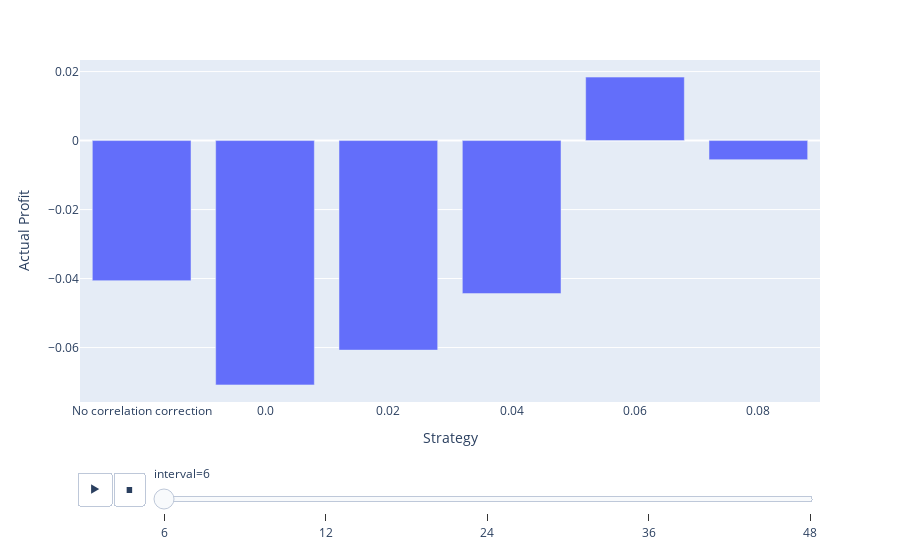

Notebook cell for this chart:
### Code cell
px.bar(final_df,x='Strategy',y='Actual Profit',animation_frame='interval')

### Figure 1 — Plotly figure (JSON) as saved in the notebook; plotly's stock layout.template omitted (floating-point values rounded to 4 significant figures)
{"data": [{"alignmentgroup": "True", "hovertemplate": "interval=6<br>Strategy=%{x}<br>Actual Profit=%{y}<extra></extra>", "legendgroup": "", "marker": {"color": "#636efa", "pattern": {"shape": ""}}, "name": "", "offsetgroup": "", "orientation": "v", "showlegend": false, "textposition": "auto", "type": "bar", "x": ["No correlation correction", "0.0", "0.02", "0.04", "0.06", "0.08"], "xaxis": "x", "y": [-0.0406, -0.07083, -0.06074, -0.04436, 0.0184, -0.005528], "yaxis": "y"}], "layout": {"barmode": "relative", "legend": {"tracegroupgap": 0}, "margin": {"t": 60}, "sliders": [{"active": 0, "currentvalue": {"prefix": "interval="}, "len": 0.9, "pad": {"b": 10, "t": 60}, "steps": [{"args": [["6"], {"frame": {"duration": 0, "redraw": true}, "fromcurrent": true, "mode": "immediate", "transition": {"duration": 0, "easing": "linear"}}], "label": "6", "method": "animate"}, {"args": [["12"], {"frame": {"duration": 0, "redraw": true}, "fromcurrent": true, "mode": "immediate", "transition": {"duration": 0, "easing": "linear"}}], "label": "12", "method": "animate"}, {"args": [["24"], {"frame": {"duration": 0, "redraw": true}, "fromcurrent": true, "mode": "immediate", "transition": {"duration": 0, "easing": "linear"}}], "label": "24", "method": "animate"}, {"args": [["36"], {"frame": {"duration": 0, "redraw": true}, "fromcurrent": true, "mode": "immediate", "transition": {"duration": 0, "easing": "linear"}}], "label": "36", "method": "animate"}, {"args": [["48"], {"frame": {"duration": 0, "redraw": true}, "fromcurrent": true, "mode": "immediate", "transition": {"duration": 0, "easing": "linear"}}], "label": "48", "method": "animate"}], "x": 0.1, "xanchor": "left", "y": 0, "yanchor": "top"}], "updatemenus": [{"buttons": [{"args": [null, {"frame": {"duration": 500, "redraw": true}, "fromcurrent": true, "mode": "immediate", "transition": {"duration": 500, "easing": "linear"}}], "label": "&#9654;", "method": "animate"}, {"args": [[null], {"frame": {"duration": 0, "redraw": true}, "fromcurrent": true, "mode": "immediate", "transition": {"duration": 0, "easing": "linear"}}], "label": "&#9724;", "method": "animate"}], "direction": "left", "pad": {"r": 10, "t": 70}, "showactive": false, "type": "buttons", "x": 0.1, "xanchor": "right", "y": 0, "yanchor": "top"}], "xaxis": {"anchor": "y", "domain": [0, 1], "title": {"text": "Strategy"}}, "yaxis": {"anchor": "x", "domain": [0, 1], "title": {"text": "Actual Profit"}}}}
